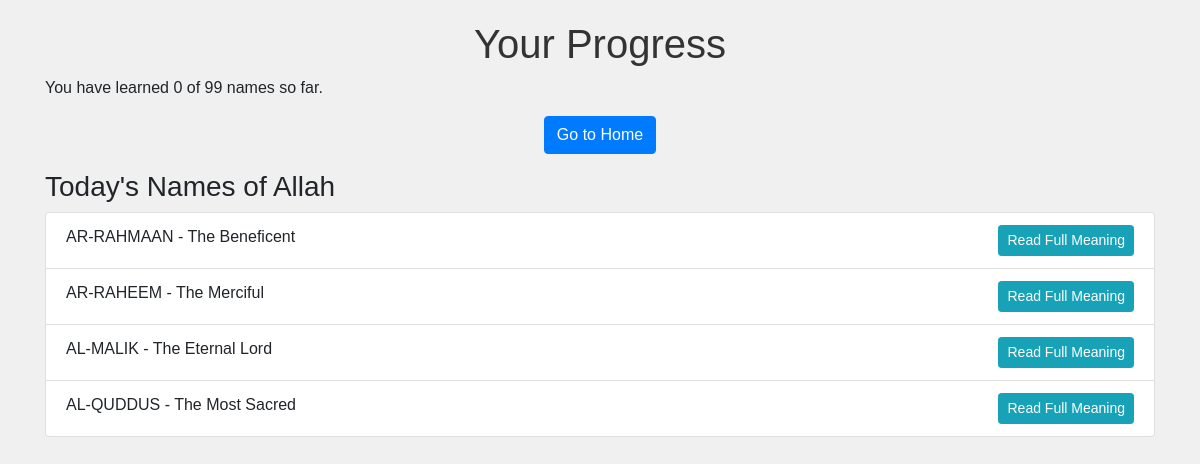
The app's page /learning/ with its own data.
### names99/models.py (models this page shows, shortened)
class NameOfAllah(models.Model):
    name = models.CharField(max_length=100)
    meaning = models.TextField()
    full_meaning = models.TextField()

### names99/views.py (the view)
# urls.py: path('learning/', views.learning_page, name='learning_page'),  # Ensure this line is present
def learning_page(request):
    learned_names = request.session.get('learned_names', 0)
    names_per_day = 4  # Default value or retrieve from session if needed
    names = NameOfAllah.objects.all()[learned_names:learned_names + names_per_day]
    return render(request, 'names99/learning_page.html', {
        'names': names,
        'learned_names': learned_names,
    })

### names99/templates/names99/learning_page.html (shortened to what this page needs)
<!DOCTYPE html>
<html lang="en">
<head>
    <link rel="stylesheet" href="https://stackpath.bootstrapcdn.com/bootstrap/4.5.2/css/bootstrap.min.css">
</head>
<body>
    <div class="container">
        <h1 class="text-center">Your Progress</h1>
        <p>You have learned <span id="learnedCount">0</span> of 99 names so far.</p>
        <div class="text-center mb-3">
            <a href="{% url 'home' %}" class="btn btn-primary">Go to Home</a>
        </div>
        <h3>Today's Names of Allah</h3>
        <ul class="list-group" id="namesList">
            {% for name in names %}
                <li class="list-group-item">
                    {{ name.name }} - {{ name.meaning }}
                    <button class="btn btn-info btn-sm float-right" onclick="showMeaning('{{ name.name }}', '{{ name.full_meaning|escapejs }}')">Read Full Meaning</button>
                </li>
            {% endfor %}
        </ul>
    </div>
</body>
</html>

### names99/templates/names99/learning_page.html (style rules this page uses)
body { font-family: Arial, sans-serif; background-color: #f0f0f0; margin: 0; padding: 20px; }
h1 { color: #333; }

### records on screen
NameOfAllah: name "AR-RAHMAAN", meaning "The Beneficent"
NameOfAllah: name "AR-RAHEEM", meaning "The Merciful"
NameOfAllah: name "AL-MALIK", meaning "The Eternal Lord"
NameOfAllah: name "AL-QUDDUS", meaning "The Most Sacred"
